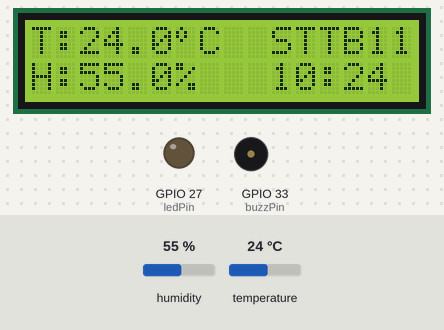
A sketch run on a simulated ESP32. On the bench: 16×2 character LCD, output pins drawn as LEDs (lit = HIGH), buzzer (waves = sounding, pin HIGH). The test bench sets the inputs (shaded band); at power-on: temperature 24 °C, humidity 55 %. WiFi joins after 1.5 s; servers stay silent unless stated; uploads are accepted with an empty reply; the local clock reads 2024-03-15 10:24:30 at power-on unless the sketch sets it; what the sketch prints to the serial monitor is not drawn.

Above: at 5.3 s.
5.4 s: temperature set to 29.4 °C
At 8.4 s:
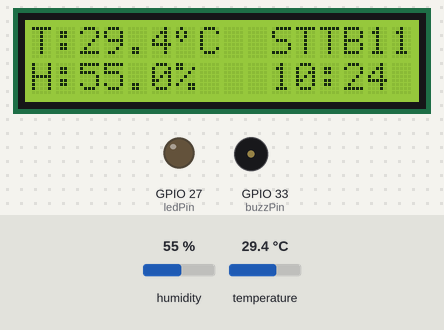
9.3 s: temperature set to 30.5 °C
At 10.9 s:
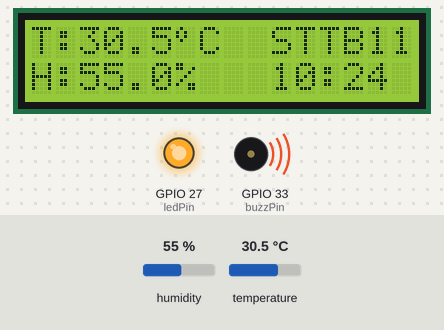
13.2 s: humidity set to 22 %
At 14.6 s:
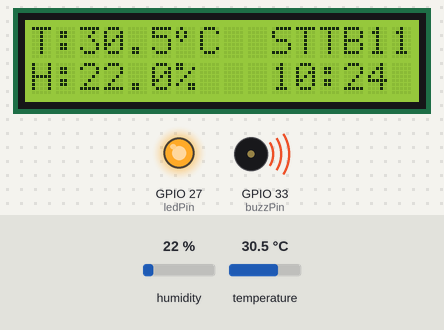
17.1 s: humidity set to 40 %
At 20.6 s:
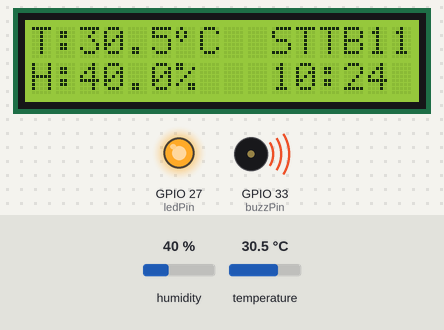
Timing chart, 0 to 22.1 s (numbered marks = the images above; inputs shaded):
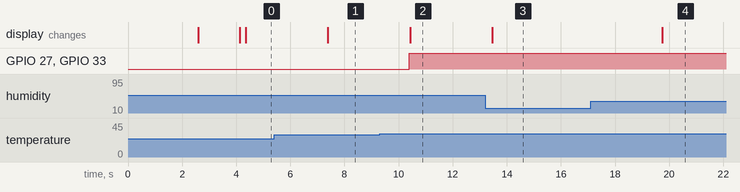

Measured:
- the behaviour switches between 30 and 30.1 °C on temperature (found by bisection; images 1 and 2)
- after the input at 5.4 s, the display: changes after 2.0 s (image 1)
- after the input at 9.3 s, GPIO 27 (ledPin), GPIO 33 (buzzPin): LOW → HIGH after 1.1 s; the display: changes after 1.1 s (image 2)
- after the input at 13.2 s, the display: changes after 0.27 s (image 3)
- after the input at 17.1 s, the display: changes after 2.6 s (image 4)

The sketch:

EL.ino
```cpp
#include <esp_system.h>
#include <WiFi.h>
#include <WiFiMulti.h>
#include <HTTPClient.h>
#include <DHT.h>
#include <LiquidCrystal_I2C.h>
#include <ArduinoJson.h>

struct CalibrationData {
  float temperature;
  float humidity;
};

const String deviceName = "Suhu dan Temperature 1";
const String deviceID = "IoT-EL";
const String api = "http://192.168.15.223/iot/api/project_universitas/save_data.php";
const String getCalibration = "http://192.168.15.223/iot/api/project_universitas/get_calibration.php?device_id=" + deviceID;

#define ledPin 27
#define buzzPin 33

#define DHTPIN 25
#define DHTTYPE DHT21
#define tempThreshold 30
DHT dht(DHTPIN, DHTTYPE);
float temperature, humidity, tempCalibration = 0.0, humCalibration = 0.0;
bool getCalibrationStatus;
int readLoop = 0;

#define LCDADDR 0x27
LiquidCrystal_I2C lcd(LCDADDR, 16, 2);
uint8_t degree[8] = {
  0x08,
  0x14,
  0x14,
  0x08,
  0x00,
  0x00,
  0x00,
  0x00
};

const char* ssid = "STTB11";
const char* password = "Si4nt4r321";
String ip_Address, postData;
int WiFiStatus;

const char* ntpServer = "pool.ntp.org";
const long gmtOffsetSec = 7 * 3600;
const int daylightOffsetSec = 0;
int year, month, day, hour, minute, second;
String dateTime, dateFormat, timeFormat, lcdFormat;

bool getTime() {
  struct tm timeNTP;
  if (!getLocalTime(&timeNTP)) {
    return false;
  } else {
    char timeStringBuff[50];
    strftime(timeStringBuff, sizeof(timeStringBuff), "%Y-%m-%d %H:%M:%S", &timeNTP);
    dateTime = String(timeStringBuff);

    // Save time data to variabel
    year = timeNTP.tm_year + 1900;
    month = timeNTP.tm_mon + 1;
    day = timeNTP.tm_mday;
    hour = timeNTP.tm_hour;
    minute = timeNTP.tm_min;
    second = timeNTP.tm_sec;
    // YYYY-MM-DD
    dateFormat = String(year) + '-' + String(month) + '-' + String(day);
    // hh:mm:ss
    timeFormat = String(hour) + ':' + String(minute) + ':' + String(second);
    // hh:mm
    lcdFormat = String(hour) + ':' + String(minute);

    return true;
  }
}

void sendData() {
  HTTPClient http;
  http.begin(api);
  http.addHeader("Content-Type", "application/x-www-form-urlencoded");
  int httpResponseCode = http.POST(postData);

  if (httpResponseCode > 0) {
    String response = http.getString();
    Serial.println(response);
  } else {
    Serial.print("ERROR ON SENDING POST");
  }
  http.end();
}

CalibrationData getCalibrationData() {
  HTTPClient http;
  http.begin(getCalibration);
  int httpCode = http.GET();

  CalibrationData calibrationData = { 0.0, 0.0 };  // Initialize with default values

  if (httpCode > 0) {
    String payload = http.getString();
    StaticJsonDocument<200> doc;
    DeserializationError error = deserializeJson(doc, payload);

    if (!error) {
      if (doc.containsKey("temperature") && doc.containsKey("humidity")) {
        calibrationData.temperature = doc["temperature"].as<float>();
        calibrationData.humidity = doc["humidity"].as<float>();
      } else {
        Serial.println("Keys 'temperature' and/or 'humidity' not found in JSON");
      }
    } else {
      Serial.print("Error parsing JSON: ");
      Serial.println(error.c_str());
    }
  } else {
    Serial.print("Error get log: ");
    Serial.println(httpCode);
  }

  http.end();
  return calibrationData;
}

void printLCD(char* temp, char* hum) {
  // Temperature
  lcd.setCursor(0, 0);
  lcd.print("T: ");
  lcd.setCursor(2, 0);
  lcd.print(temp);
  lcd.write(0);
  lcd.print("C");

  // Humidity
  lcd.setCursor(0, 1);
  lcd.print("H: ");
  lcd.setCursor(2, 1);
  lcd.print(hum);
  lcd.print("%");
}

void ConnectedToAP_Handler(WiFiEvent_t wifi_event, WiFiEventInfo_t wifi_info) {
  Serial.println("Connected To The WiFi Network");
}

void GotIP_Handler(WiFiEvent_t wifi_event, WiFiEventInfo_t wifi_info) {
  Serial.print("Local ESP32 IP: ");
  Serial.println(WiFi.localIP());
}

void WiFi_Disconnected_Handler(WiFiEvent_t wifi_event, WiFiEventInfo_t wifi_info) {
  Serial.println("Disconnected From WiFi Network");
  // Attempt Re-Connection
  WiFi.begin(ssid, password);
}

void setup() {
  Serial.begin(115200);

  dht.begin();
  delay(2500);

  pinMode(ledPin, OUTPUT);
  pinMode(buzzPin, OUTPUT);

  getCalibrationStatus = false;

  // LCD
  lcd.init();
  lcd.clear();
  lcd.backlight();
  lcd.createChar(0, degree);
  lcd.home();

  // WiFi
  lcd.setCursor(0, 0);
  lcd.print("Connecting...");
  WiFi.mode(WIFI_STA);
  WiFi.onEvent(ConnectedToAP_Handler, ARDUINO_EVENT_WIFI_STA_CONNECTED);
  WiFi.onEvent(GotIP_Handler, ARDUINO_EVENT_WIFI_STA_GOT_IP);
  WiFi.onEvent(WiFi_Disconnected_Handler, ARDUINO_EVENT_WIFI_STA_DISCONNECTED);
  Serial.println("Connecting to WiFi Network ..");
  WiFi.begin(ssid, password);

  WiFiStatus = WiFi.status();
  while (WiFiStatus != WL_CONNECTED) {
    delay(250);
    WiFiStatus = WiFi.status();
  }
  Serial.println("\nConnected To The WiFi Network");
  Serial.print("Local ESP32 IP: ");
  Serial.println(WiFi.localIP());
  lcd.setCursor(0, 0);
  lcd.print("WiFi Connected!");

  // NTP
  configTime(gmtOffsetSec, daylightOffsetSec, ntpServer);
  int tryNTP = 1;
  while (!getTime() && tryNTP <= 5) {
    Serial.print("Getting Time : ");
    Serial.println(tryNTP);
    lcd.setCursor(0, 1);
    lcd.print("Getting Time");
    getTime();
    tryNTP++;
    delay(100);
  }

  lcd.clear();
}

void loop() {
  temperature = dht.readTemperature() + tempCalibration;
  humidity = dht.readHumidity() + humCalibration;

  if (temperature > tempThreshold) {
    digitalWrite(ledPin, HIGH);
    digitalWrite(buzzPin, HIGH);
  } else {
    digitalWrite(ledPin, LOW);
    digitalWrite(buzzPin, LOW);
  }
  Serial.println("\n=======DATA========");
  Serial.print("Temperature : ");
  Serial.println(temperature);
  Serial.print("Humidity    : ");
  Serial.println(humidity);
  Serial.print("Time        : ");
  Serial.println(dateTime);

  // Convert float values to string with 1 decimal place
  char bufferCalTemp[6];
  dtostrf(temperature, 4, 1, bufferCalTemp);  // Convert float to string: 4 is the width, 1 is the number of decimals

  char bufferHumidity[6];                   // Buffer to hold the formatted string for b
  dtostrf(humidity, 4, 1, bufferHumidity);  // Convert float to string: 4 is the width, 1 is the number of decimals

  // Print temperature and humidity values to LCD
  printLCD(bufferCalTemp, bufferHumidity);

  if (getCalibrationStatus == false) {
    CalibrationData data = getCalibrationData();
    tempCalibration = data.temperature;
    humCalibration = data.humidity;
    getCalibrationStatus = true;
  }

  bool ntpStatus = false;
  // Handle WiFi connectivity
  if (WiFi.status() == WL_CONNECTED) {
    lcd.setCursor(10, 0);
    lcd.print(WiFi.SSID());
    ntpStatus = getTime();
  } else {
    lcd.setCursor(10, 0);
    lcd.print("Error");
  }

  // Handle NTP time synchronization
  if (ntpStatus == false) {
    lcd.setCursor(10, 1);
    lcd.print("Error");
  } else {
    lcd.setCursor(10, 1);
    lcd.print(lcdFormat);
  }

  ip_Address = WiFi.localIP().toString();
  postData = "device_id=" + deviceID + "&device_name=" + deviceName + "&temp=" + String(temperature) + "&hum=" + String(humidity) + "&date=" + dateTime + "&ip_address=" + ip_Address;

  delay(3000);

  readLoop++;
  if (readLoop % 5 == 0) {
    sendData();
    getCalibrationStatus = false;
  }
}
```
